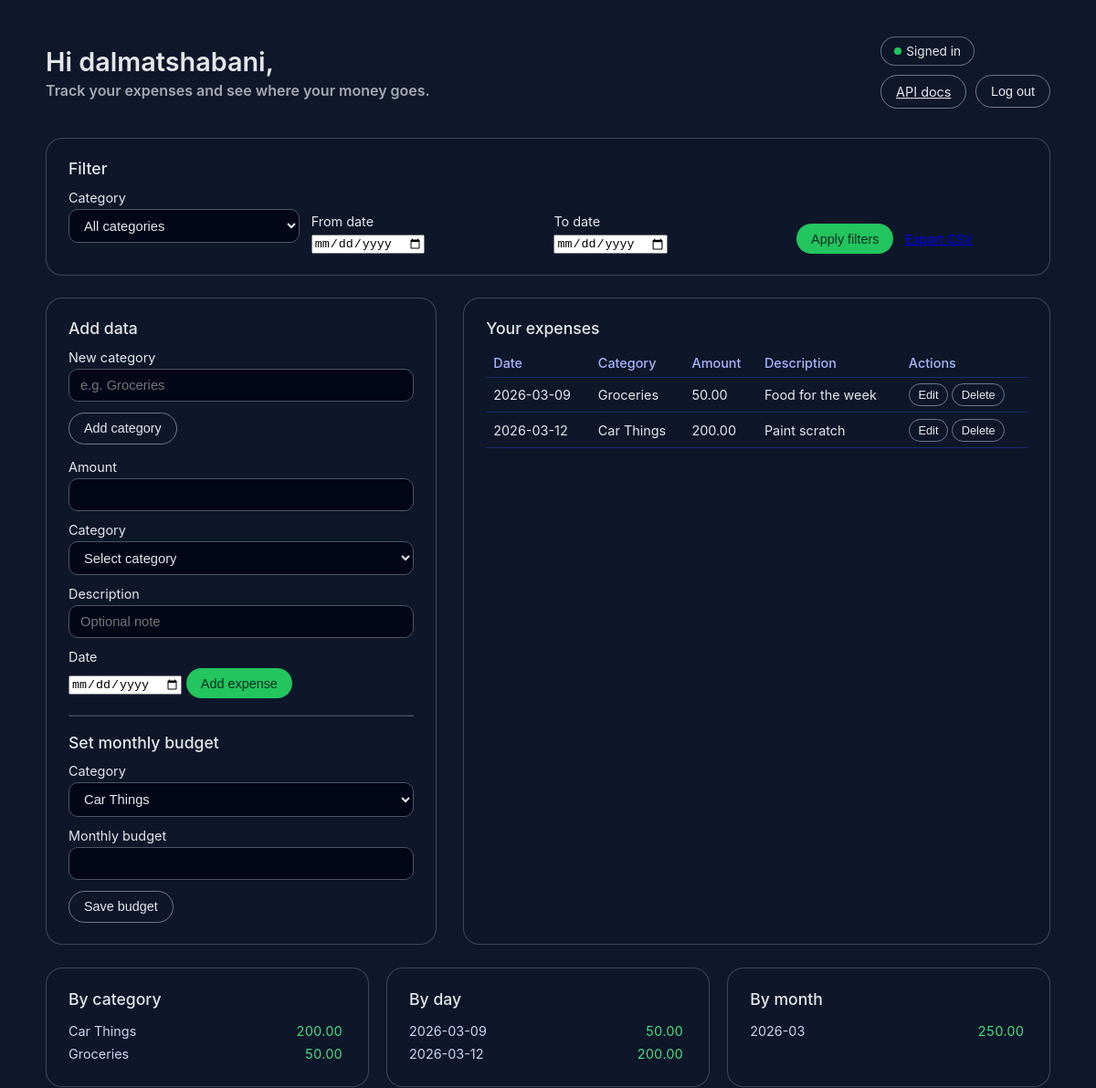
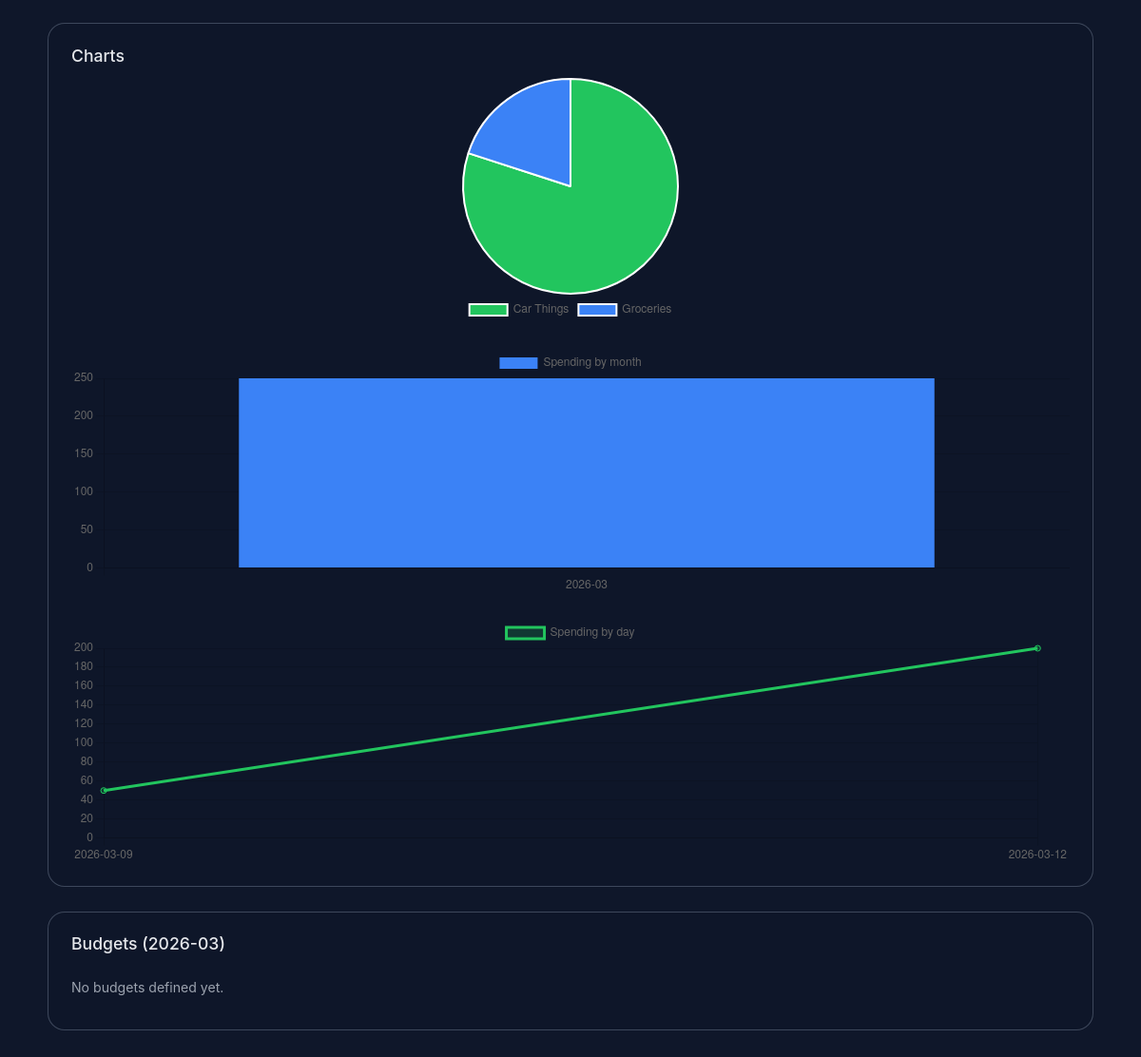
The page /main (signed in) on the database its author committed (2 pictures, top to bottom).
### tables this page shows
CREATE TABLE users (
    id INTEGER PRIMARY KEY AUTOINCREMENT,
    username TEXT UNIQUE NOT NULL,
    password_hash TEXT NOT NULL);

CREATE TABLE expenses (
        id INTEGER PRIMARY KEY AUTOINCREMENT,
        user_id INTEGER NOT NULL,
        date TEXT NOT NULL,
        category TEXT NOT NULL,
        amount REAL NOT NULL,
        description TEXT,
        FOREIGN KEY (user_id) REFERENCES users(id)
    );

### expense_app/api/main.py (the view)
@app.get("/main", response_class=HTMLResponse)
async def main_page(request: Request):
    username = _require_username(request)
    if not username:
        return RedirectResponse(url="/", status_code=303)
    user_id = get_user_id(username)
    categories = get_categories(user_id)
    q = request.query_params
    filter_category = q.get("filter_category", "")
    filter_from = q.get("filter_from", "")
    filter_to = q.get("filter_to", "")
    all_expenses = get_expenses_with_ids(user_id)
    expenses = _filter_expenses(all_expenses, filter_category, filter_from, filter_to)
    summaries = _build_summaries(expenses)
    budget_rows = get_budgets(user_id)
    budgets = {cat: float(b) for cat, b in budget_rows}
    today = date.today().isoformat()
    current_month = today[:7]
    month_spent = defaultdict(float)
    for _, exp_date, category, amount, _ in all_expenses:
        if exp_date.startswith(current_month):
            month_spent[category] += float(amount)
    return templates.TemplateResponse(
        "main.html",
        {
            "request": request,
            "username": username,
            "user_id": user_id,
            "categories": categories,
            "expenses": expenses,
            "summaries": summaries,
            "filter_category": filter_category,
            "filter_from": filter_from,
            "filter_to": filter_to,
            "budgets": budgets,
            "month_spent": dict(month_spent),
            "current_month": current_month,
        },
    )

### expense_app/templates/main.html (shortened to what this page needs)
<!DOCTYPE html>
<html lang="en">
<head>
</head>
<body>
<div class="layout">
    <div class="header">
        <div class="title">
            Hi {{ username }},
            <span>Track your expenses and see where your money goes.</span>
        </div>
        <div>
            <div class="badge">
                <span class="badge-dot"></span>
                Signed in
            </div>
            <div class="top-actions">
                <a class="btn btn-secondary" href="/docs">API docs</a>
                <form method="post" action="/logout" style="display:inline;">
                    <button class="btn btn-secondary" type="submit">Log out</button>
                </form>
            </div>
        </div>
    </div>
    <div class="card" style="margin-bottom: 1.5rem;">
        <h2>Filter</h2>
        <form method="get" action="/main" style="display: grid; grid-template-columns: repeat(auto-fit, minmax(200px, 1fr)); gap: 0.8rem; align-items: end;">
            <div>
                <label for="filter-category">Category</label>
                <select id="filter-category" name="filter_category">
                    <option value="">All categories</option>
                </select>
            </div>
            <div>
                <label for="filter-from">From date</label>
                <input id="filter-from" name="filter_from" type="date" value="{{ filter_from }}">
            </div>
            <div>
                <label for="filter-to">To date</label>
                <input id="filter-to" name="filter_to" type="date" value="{{ filter_to }}">
            </div>
            <div>
                <button class="btn btn-primary" type="submit">Apply filters</button>
                <a class="export-link" href="/export?filter_category={{ filter_category }}&filter_from={{ filter_from }}&filter_to={{ filter_to }}">Export CSV</a>
            </div>
        </form>
    </div>
    <div class="grid">
        <div class="card">
            <h2>Add data</h2>
            <form method="post" action="/categories" style="margin-bottom: 1rem;">
                <label for="new-category">New category</label>
                <input id="new-category" name="name" type="text" placeholder="e.g. Groceries">
                <button class="btn btn-secondary" type="submit">Add category</button>
            </form>
            <form method="post" action="/expenses">
                <label for="amount">Amount</label>
                <input id="amount" name="amount" type="number" step="0.01" min="0" required>
                <label for="category">Category</label>
                <select id="category" name="category" required>
                    <option value="" disabled selected>Select category</option>
                </select>
                <label for="description">Description</label>
                <input id="description" name="description" type="text" placeholder="Optional note">
                <label for="date_value">Date</label>
                <input id="date_value" name="date_value" type="date">
                <button class="btn btn-primary" type="submit">Add expense</button>
            </form>
            <hr style="border-color: rgba(148,163,184,0.4); margin: 1.1rem 0;">
            <form method="post" action="/budgets">
                <h2>Set monthly budget</h2>
                <label for="budget_category">Category</label>
                <select id="budget_category" name="category" required>
                    {% for cat in categories %}
                        <option value="{{ cat }}">{{ cat }}</option>
                    {% endfor %}
                </select>
                <label for="monthly_budget">Monthly budget</label>
                <input id="monthly_budget" name="monthly_budget" type="number" step="0.01" min="0" required>
                <button class="btn btn-secondary" type="submit">Save budget</button>
            </form>
        </div>
        <div class="card">
            <h2>Your expenses</h2>
            {% if expenses %}
                <div style="max-height: 260px; overflow-y: auto;">
                    <table>
                        <thead>
                        <tr>
                            <th>Date</th>
                            <th>Category</th>
                            <th>Amount</th>
                            <th>Description</th>
                            <th>Actions</th>
                        </tr>
                        </thead>
                        <tbody>
                        {% for eid, d, cat, amt, desc in expenses %}
                            <tr>
                                <td>{{ d }}</td>
                                <td>{{ cat }}</td>
                                <td>{{ "%.2f"|format(amt) }}</td>
                                <td>{{ desc }}</td>
                                <td>
                                    <form method="get" action="/expenses/edit/{{ eid }}" style="display:inline;">
                                        <button class="btn btn-secondary" type="submit" style="padding: 0.25rem 0.6rem; font-size: 0.8rem;">Edit</button>
                                    </form>
                                    <form method="post" action="/expenses/delete/{{ eid }}" style="display:inline;" onsubmit="return confirm('Delete this expense?');">
                                        <button class="btn btn-secondary" type="submit" style="padding: 0.25rem 0.6rem; font-size: 0.8rem;">Delete</button>
                                    </form>
                                </td>
                            </tr>
                        {% endfor %}
                        </tbody>
                    </table>
                </div>
            {% else %}
                <p style="font-size: 0.9rem; color: #9ca3af;">
                    No expenses yet. Add your first one on the left.
                </p>
            {% endif %}
        </div>
    </div>
    <div class="summary-grid">
        <div class="card">
            <h2>By category</h2>
            <div class="summary-list">
                {% if summaries.by_category %}
                    {% for cat, total in summaries.by_category.items() %}
                        <div class="summary-row">
                            <span class="summary-key">{{ cat }}</span>
                            <span class="summary-value">{{ "%.2f"|format(total) }}</span>
                        </div>
                    {% endfor %}
                {% else %}
                    <p style="font-size: 0.88rem; color: #9ca3af;">No data yet.</p>
                {% endif %}
            </div>
        </div>
        <div class="card">
            <h2>By day</h2>
            <div class="summary-list">
                {% if summaries.by_date %}
                    {% for d, total in summaries.by_date.items() %}
                        <div class="summary-row">
                            <span class="summary-key">{{ d }}</span>
                            <span class="summary-value">{{ "%.2f"|format(total) }}</span>
                        </div>
                    {% endfor %}
                {% else %}
                    <p style="font-size: 0.88rem; color: #9ca3af;">No data yet.</p>
                {% endif %}
            </div>
        </div>
        <div class="card">
            <h2>By month</h2>
            <div class="summary-list">
                {% if summaries.by_month %}
                    {% for m, total in summaries.by_month.items() %}
                        <div class="summary-row">
                            <span class="summary-key">{{ m }}</span>
                            <span class="summary-value">{{ "%.2f"|format(total) }}</span>
                        </div>
                    {% endfor %}
                {% else %}
                    <p style="font-size: 0.88rem; color: #9ca3af;">No data yet.</p>
                {% endif %}
            </div>
        </div>
    </div>
    <div class="card" style="margin-top: 1.6rem;">
        <h2>Charts</h2>
        <canvas id="categoryChart" style="max-height:260px;"></canvas>
        <canvas id="monthChart" style="max-height:260px; margin-top: 1.5rem;"></canvas>
        <canvas id="dayChart" style="max-height:260px; margin-top: 1.5rem;"></canvas>
    </div>
    <div class="card" style="margin-top: 1.6rem;">
        <h2>Budgets ({{ current_month }})</h2>
        <div class="summary-list">
            {% if budgets %}
                {% for cat, budget in budgets.items() %}
                    {% set spent = month_spent.get(cat, 0) %}
                    {% set remaining = budget - spent %}
                    <div class="summary-row">
                        <span class="summary-key">{{ cat }}</span>
                        <span class="summary-value {% if spent > budget %}budget-over{% endif %}">
                            {{ "%.2f"|format(spent) }} / {{ "%.2f"|format(budget) }}
                            ({{ "%.2f"|format(remaining) }} left)
                        </span>
                    </div>
                {% endfor %}
            {% else %}
                <p style="font-size: 0.88rem; color: #9ca3af;">No budgets defined yet.</p>
            {% endif %}
        </div>
    </div>
</div>
<script>
    const byCategory = {{ summaries.by_category | tojson }};
    const catLabels = Object.keys(byCategory);
    const catValues = Object.values(byCategory);
    if (catLabels.length > 0) {
        const ctx = document.getElementById('categoryChart').getContext('2d');
        new Chart(ctx, {
            type: 'pie',
            data: {
                labels: catLabels,
                datasets: [{
                    data: catValues,
                    backgroundColor: ['#22c55e','#3b82f6','#a855f7','#f97316','#e11d48','#14b8a6']
                }]
            },
            options: {
                plugins: {
                    legend: { position: 'bottom' }
                }
            }
        });
    }
    const byMonth = {{ summaries.by_month | tojson }};
    const monthLabels = Object.keys(byMonth);
    const monthValues = Object.values(byMonth);
    if (monthLabels.length > 0) {
        const mctx = document.getElementById('monthChart').getContext('2d');
        new Chart(mctx, {
            type: 'bar',
            data: {
                labels: monthLabels,
                datasets: [{
                    label: 'Spending by month',
                    data: monthValues,
                    backgroundColor: '#3b82f6'
                }]
            },
            options: {
                scales: {
                    y: { beginAtZero: true }
                }
            }
        });
    }
    const byDate = {{ summaries.by_date | tojson }};
    const dayLabels = Object.keys(byDate);
    const dayValues = Object.values(byDate);
    if (dayLabels.length > 0) {
        const dctx = document.getElementById('dayChart').getContext('2d');
        new Chart(dctx, {
            type: 'line',
            data: {
                labels: dayLabels,
                datasets: [{
                    label: 'Spending by day',
                    data: dayValues,
                    borderColor: '#22c55e',
                    backgroundColor: 'rgba(34,197,94,0.2)',
                    tension: 0.2
                }]
            },
            options: {
                scales: {
                    y: { beginAtZero: true }
                }
            }
        });
    }
</script>
</body>
</html>

### expense_app/templates/main.html (style rules this page uses)
body { margin: 0; font-family: -apple-system, BlinkMacSystemFont, "Segoe UI", sans-serif; background: #0f172a; color: #e5e7eb; min-height: 100vh; }
.layout { max-width: 1100px; margin: 0 auto; padding: 2.5rem 1.5rem 3rem; }
.header { display: flex; justify-content: space-between; align-items: center; margin-bottom: 2rem; }
.title { font-size: 1.8rem; font-weight: 600; }
.title span { opacity: 0.7; font-size: 1rem; display: block; margin-top: 0.25rem; }
.badge { background: rgba(15, 23, 42, 0.7); border-radius: 999px; padding: 0.45rem 0.9rem; font-size: 0.85rem; display: inline-flex; align-items: center; gap: 0.3rem; border: 1px solid rgba(148, 163, 184, 0.6); }
.badge-dot { width: 8px; height: 8px; border-radius: 999px; background: #22c55e; }
.grid { display: grid; grid-template-columns: minmax(0, 2fr) minmax(0, 3fr); gap: 1.8rem; }
.card { background: rgba(15, 23, 42, 0.85); border-radius: 18px; padding: 1.4rem 1.5rem; border: 1px solid rgba(148, 163, 184, 0.35); }
.card h2 { margin: 0 0 0.8rem; font-size: 1.1rem; font-weight: 500; }
label { display: block; font-size: 0.9rem; margin-bottom: 0.25rem; }
input[type="text"], input[type="number"], select { width: 100%; padding: 0.55rem 0.75rem; margin-bottom: 0.75rem; border-radius: 10px; border: 1px solid #4b5563; background: #020617; color: #e5e7eb; box-sizing: border-box; font-size: 0.92rem; }
.btn { border-radius: 999px; border: none; padding: 0.55rem 1rem; font-size: 0.9rem; cursor: pointer; display: inline-flex; align-items: center; gap: 0.35rem; }
.btn-primary { background: #22c55e; color: #022c22; }
.btn-secondary { background: transparent; color: #e5e7eb; border: 1px solid rgba(148, 163, 184, 0.7); }
table { width: 100%; border-collapse: collapse; font-size: 0.9rem; }
th, td { padding: 0.4rem 0.5rem; text-align: left; border-bottom: 1px solid rgba(30, 64, 175, 0.55); }
th { font-weight: 500; color: #a5b4fc; }
tbody tr:nth-child(even) { background: rgba(15, 23, 42, 0.6); }
.summary-grid { display: grid; grid-template-columns: repeat(auto-fit, minmax(230px, 1fr)); gap: 1.2rem; margin-top: 1.6rem; }
.summary-list { max-height: 210px; overflow-y: auto; padding-right: 0.25rem; }
.summary-row { display: flex; justify-content: space-between; padding: 0.25rem 0; font-size: 0.9rem; }
.summary-key { color: #cbd5f5; }
.summary-value { color: #4ade80; font-variant-numeric: tabular-nums; }
.export-link { margin-left: 0.5rem; font-size: 0.85rem; }
.top-actions { display: flex; gap: 0.6rem; margin-top: 0.6rem; }

### rows shown on the page
users: username "dalmatshabani"
expenses: date "2026-03-09", category "Groceries", amount "50.00", description "Food for the week"
expenses: date "2026-03-12", category "Car Things", amount "200.00", description "Paint scratch"

### other values the page prints
{{ m }} "2026-03"
{{ "%.2f"|format(total) }} "250.00"
{{ current_month }} "2026-03"
form field category "Car Things"
chart data {{ summaries.by_category | tojson }} {"Car Things": 200.0, "Groceries": 50.0}
chart data {{ summaries.by_month | tojson }} {"2026-03": 250.0}
chart data {{ summaries.by_date | tojson }} {"2026-03-09": 50.0, "2026-03-12": 200.0}
